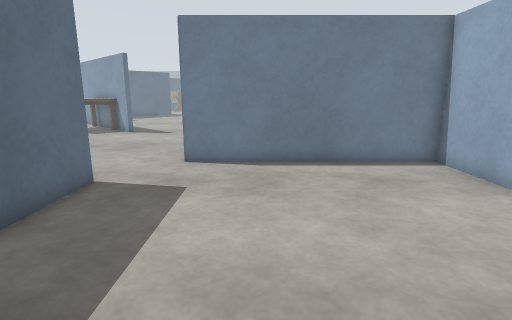
view 1 (above)

19 first-person views from a walk through a world built for the Gazebo simulator. The camera is 1.2 m above the floor, tilts 12° down and sees 80° across. The floor is counted in squares, 0.5 m on a side. Each view is taken from the middle of a square. On the plan, view 1 faces up. The plan holds only what a view shows up to about 18 squares ahead; the rest is blank. The place goes on beyond the plan. Some stock models are drawn as simple stand-ins.

view 2
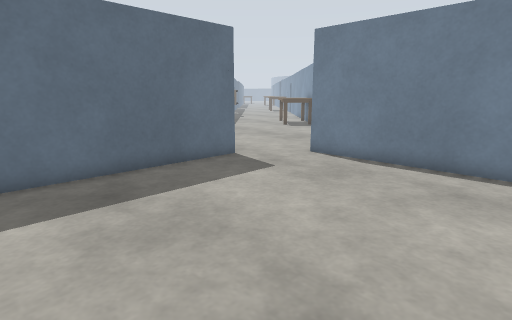

view 3
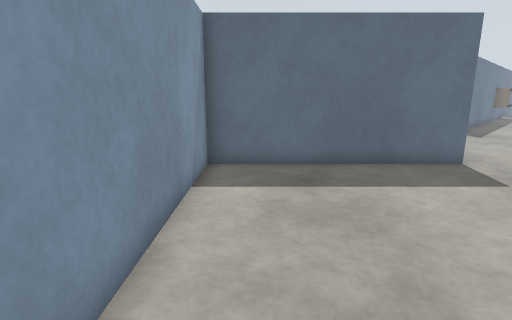

view 4
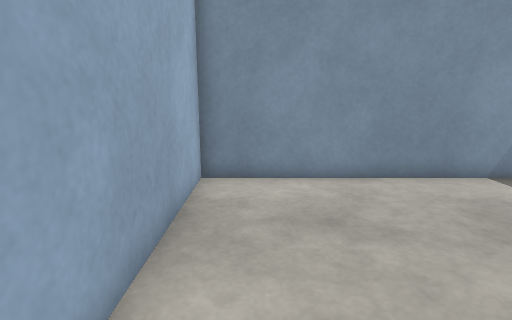

view 5
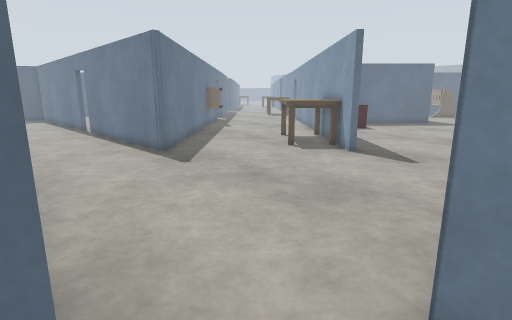

view 6
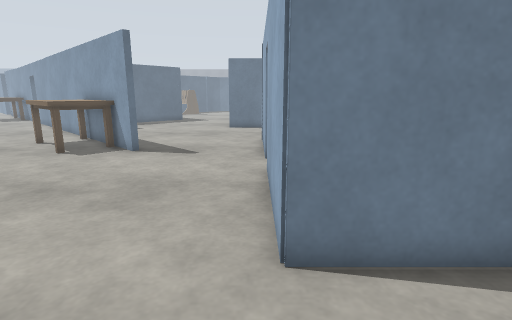

view 7
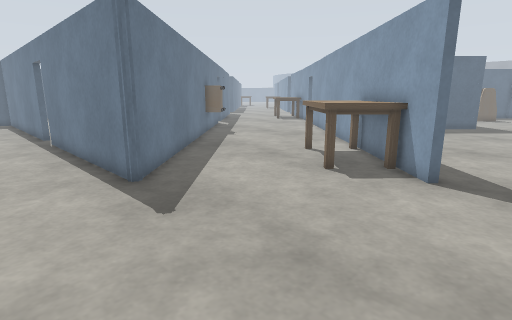

view 8
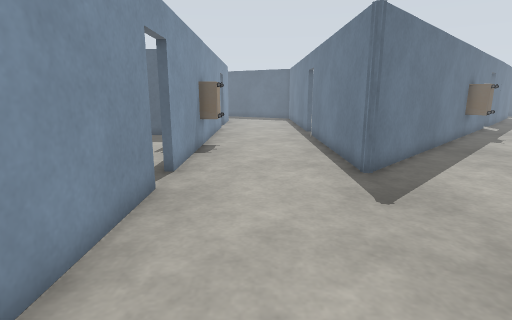

view 9
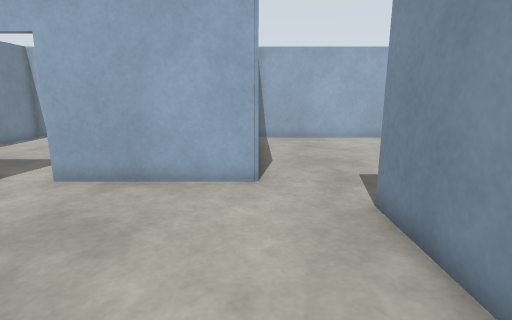

view 10
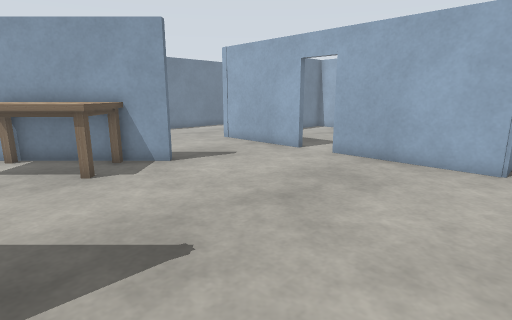

view 11
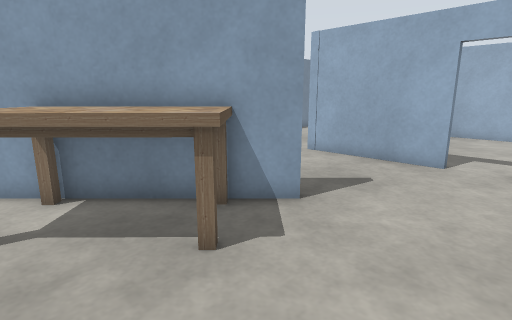

view 12
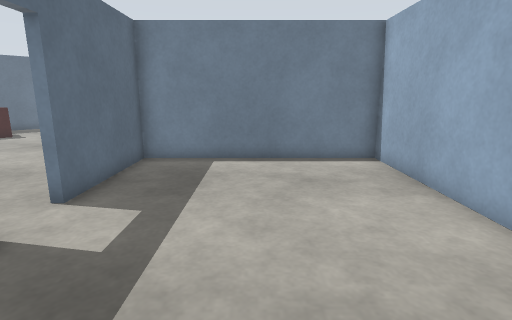

view 13
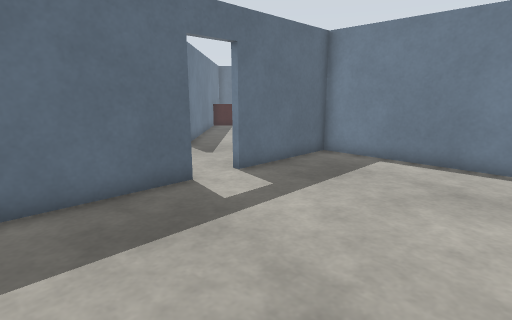

view 14
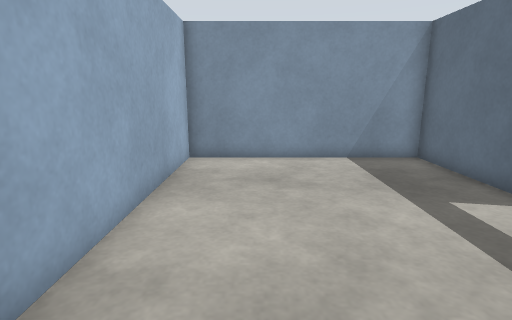

view 15
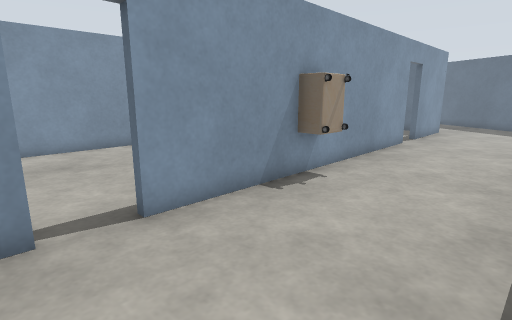

view 16
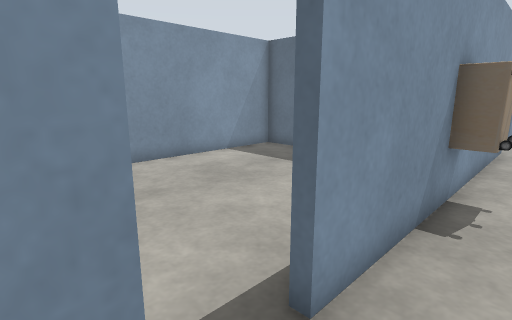

view 17
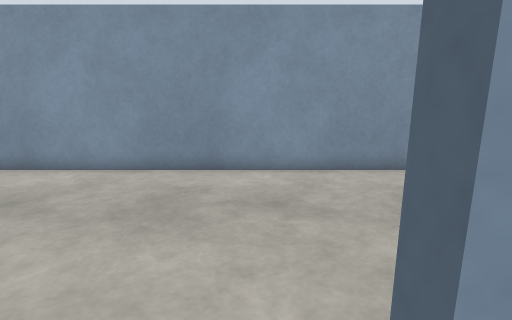

view 18
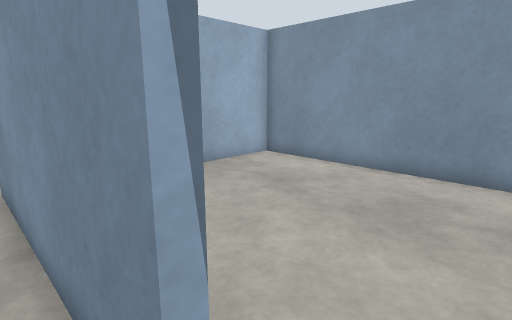

view 19
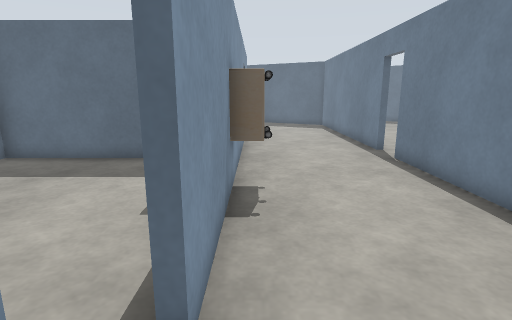

### Floor plan
Key: @ floor where view 1 was taken; # wall or solid block; . floor; D open door; T table; E desk.
Columns run from 34 left of view 1 to 7 right of it. Each row starts with its distance up from view 1.
 25            E.    ...##  ..........
 24           #EE.. .....T# .......###########
 23            E........ TT#.......##........#
 22             #.......TTTT#......##........#
 21             ##.......TTTT#.....##........#
 20              ##.......TT.#.....##........#
 19               ##.......T.......##........#
 18                ##..............DD........#
 17                 ##.............DD........#
 16                  ##............##........#
 15         #DD#      ##...........##........#
 14    ######DD#########...........##........#
 13     ...........................##........#
 12 ...............................##........#
 11 ...............................###########
 10  ........................................#
  9   ...........EEE.........................#
  8  ###DD########E#####DD########...........#
  7                 ........     #...........#
  6              .............   #...........#
  5           #................  #...........#
  4           #..................#...........#
  3           #..................#...........#
  2           #..................#...........#
  1           #..................#...........#
  0           ####################....@......#
 -1           ##                ##############

Where each view was taken, in squares from view 1:
view 1: 0 up, 0 right, facing up
view 2: 0 up, 5 right, facing up-left
view 3: 1 up, 6 right, facing left
view 4: 8 up, 5 right, facing down
view 5: 8 up, 2 left, facing up-left
view 6: 7 up, 3 left, facing up
view 7: 11 up, 6 left, facing up-left
view 8: 11 up, 5 left, facing left
view 9: 11 up, 11 left, facing right
view 10: 10 up, 14 left, facing up-right
view 11: 16 up, 14 left, facing up-right
view 12: 12 up, 2 right, facing up
view 13: 12 up, 5 right, facing up-left
view 14: 23 up, 4 right, facing down
view 15: 14 up, 12 left, facing down-left
view 16: 10 up, 12 left, facing down-left
view 17: 9 up, 14 left, facing down
view 18: 9 up, 14 left, facing down-right
view 19: 9 up, 12 left, facing left
